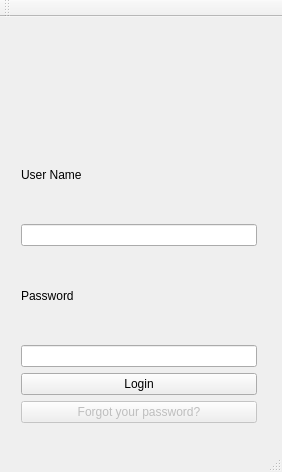
<?xml version="1.0" encoding="UTF-8"?>
<ui version="4.0">
 <class>MainWindow</class>
 <widget class="QMainWindow" name="MainWindow">
  <property name="geometry">
   <rect>
    <x>0</x>
    <y>0</y>
    <width>282</width>
    <height>472</height>
   </rect>
  </property>
  <property name="windowTitle">
   <string>MainWindow</string>
  </property>
  <widget class="QWidget" name="centralWidget">
   <widget class="QWidget" name="">
    <property name="geometry">
     <rect>
      <x>10</x>
      <y>11</y>
      <width>258</width>
      <height>406</height>
     </rect>
    </property>
    <layout class="QVBoxLayout" name="verticalLayout">
     <item>
      <widget class="QLabel" name="label_3">
       <property name="text">
        <string/>
       </property>
       <property name="pixmap">
        <pixmap resource="logo.qrc">:/ico/logo.jpg</pixmap>
       </property>
      </widget>
     </item>
     <item>
      <widget class="QLabel" name="label">
       <property name="text">
        <string>User Name</string>
       </property>
      </widget>
     </item>
     <item>
      <widget class="QLineEdit" name="nameField"/>
     </item>
     <item>
      <widget class="QLabel" name="label_2">
       <property name="text">
        <string>Password</string>
       </property>
      </widget>
     </item>
     <item>
      <widget class="QLineEdit" name="passField"/>
     </item>
     <item>
      <widget class="QPushButton" name="btnLogin">
       <property name="text">
        <string>Login</string>
       </property>
      </widget>
     </item>
     <item>
      <widget class="QPushButton" name="btnForgot">
       <property name="enabled">
        <bool>false</bool>
       </property>
       <property name="text">
        <string>Forgot your password?</string>
       </property>
      </widget>
     </item>
    </layout>
   </widget>
  </widget>
  <widget class="QMenuBar" name="menuBar">
   <property name="geometry">
    <rect>
     <x>0</x>
     <y>0</y>
     <width>282</width>
     <height>21</height>
    </rect>
   </property>
  </widget>
  <widget class="QToolBar" name="mainToolBar">
   <attribute name="toolBarArea">
    <enum>TopToolBarArea</enum>
   </attribute>
   <attribute name="toolBarBreak">
    <bool>false</bool>
   </attribute>
  </widget>
  <widget class="QStatusBar" name="statusBar"/>
 </widget>
 <layoutdefault spacing="6" margin="11"/>
 <resources>
  <include location="logo.qrc"/>
 </resources>
 <connections/>
</ui>
